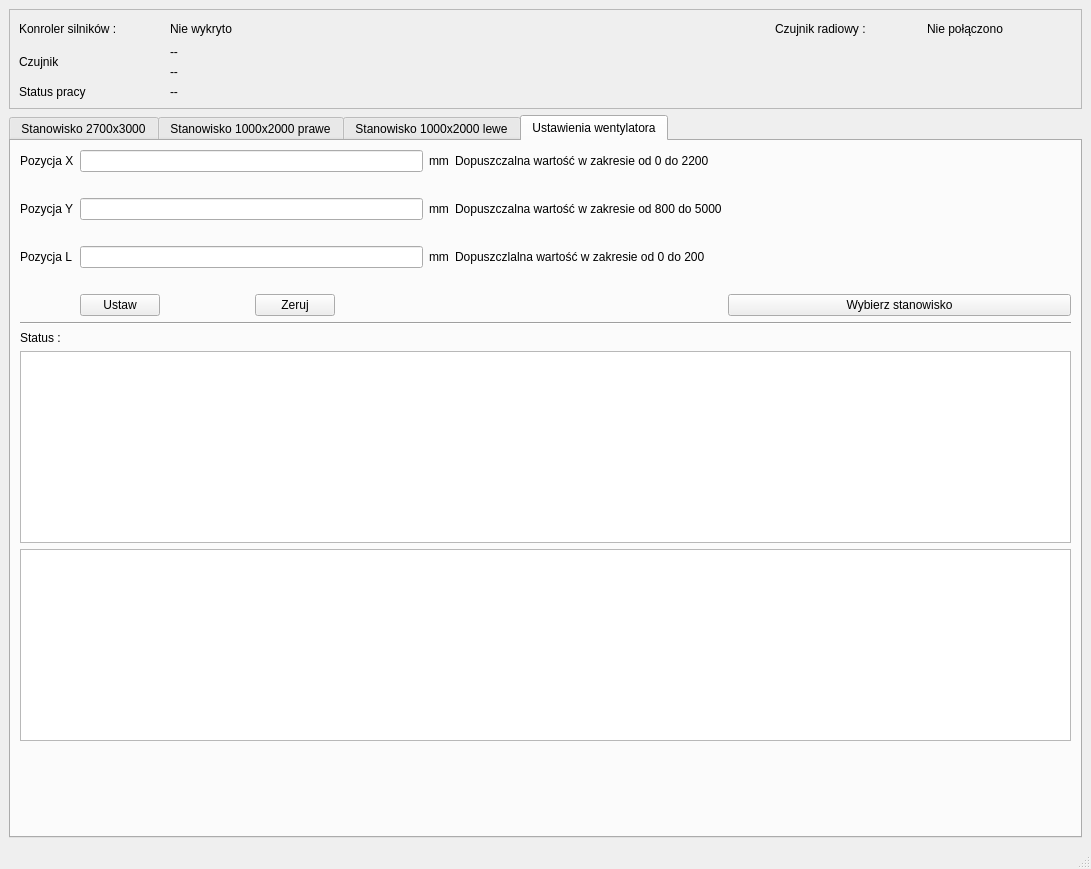
<?xml version="1.0" encoding="UTF-8"?>
<ui version="4.0">
 <class>MiernikPrzeplywu</class>
 <widget class="QMainWindow" name="MiernikPrzeplywu">
  <property name="geometry">
   <rect>
    <x>0</x>
    <y>0</y>
    <width>1091</width>
    <height>869</height>
   </rect>
  </property>
  <property name="windowTitle">
   <string>MiernikPrzeplywu</string>
  </property>
  <property name="windowIcon">
   <iconset resource="ikony.qrc">
    <normaloff>:/new/prefix1/cnbop.ico</normaloff>:/new/prefix1/cnbop.ico</iconset>
  </property>
  <widget class="QWidget" name="centralwidget">
   <layout class="QVBoxLayout" name="verticalLayout">
    <item>
     <widget class="QFrame" name="frame">
      <property name="frameShape">
       <enum>QFrame::StyledPanel</enum>
      </property>
      <property name="frameShadow">
       <enum>QFrame::Raised</enum>
      </property>
      <layout class="QGridLayout" name="gridLayout">
       <item row="1" column="0" rowspan="2">
        <widget class="QLabel" name="ecz1">
         <property name="text">
          <string>Czujnik</string>
         </property>
        </widget>
       </item>
       <item row="0" column="2">
        <widget class="QLabel" name="statusserial">
         <property name="text">
          <string/>
         </property>
        </widget>
       </item>
       <item row="3" column="1" colspan="6">
        <widget class="QLabel" name="lStatus">
         <property name="text">
          <string>--</string>
         </property>
        </widget>
       </item>
       <item row="0" column="0">
        <widget class="QLabel" name="eKontroler">
         <property name="text">
          <string>Konroler silników :</string>
         </property>
        </widget>
       </item>
       <item row="0" column="3" colspan="2">
        <spacer name="horizontalSpacer">
         <property name="orientation">
          <enum>Qt::Horizontal</enum>
         </property>
         <property name="sizeHint" stdset="0">
          <size>
           <width>40</width>
           <height>20</height>
          </size>
         </property>
        </spacer>
       </item>
       <item row="2" column="1">
        <widget class="QLabel" name="lcz1unit">
         <property name="text">
          <string>--</string>
         </property>
        </widget>
       </item>
       <item row="1" column="1">
        <widget class="QLabel" name="lcz1mv">
         <property name="text">
          <string>--</string>
         </property>
        </widget>
       </item>
       <item row="0" column="6">
        <widget class="QLabel" name="lradio">
         <property name="text">
          <string>Nie połączono</string>
         </property>
        </widget>
       </item>
       <item row="3" column="0">
        <widget class="QLabel" name="eStatus">
         <property name="text">
          <string>Status pracy</string>
         </property>
        </widget>
       </item>
       <item row="0" column="5">
        <widget class="QLabel" name="eRadio">
         <property name="text">
          <string>Czujnik radiowy :</string>
         </property>
        </widget>
       </item>
       <item row="0" column="1">
        <widget class="QLabel" name="lConneected">
         <property name="text">
          <string>Nie wykryto</string>
         </property>
        </widget>
       </item>
      </layout>
     </widget>
    </item>
    <item>
     <widget class="QTabWidget" name="tabWidget">
      <property name="currentIndex">
       <number>3</number>
      </property>
      <widget class="QWidget" name="tab_2700">
       <attribute name="title">
        <string>Stanowisko 2700x3000</string>
       </attribute>
       <layout class="QVBoxLayout" name="verticalLaoutTab2700"/>
      </widget>
      <widget class="QWidget" name="tab_1000p">
       <attribute name="title">
        <string>Stanowisko 1000x2000 prawe</string>
       </attribute>
       <layout class="QVBoxLayout" name="verticallayoutTab1000p"/>
      </widget>
      <widget class="QWidget" name="tab_1000l">
       <attribute name="title">
        <string>Stanowisko 1000x2000 lewe</string>
       </attribute>
       <layout class="QVBoxLayout" name="verticallayoutTab1000l"/>
      </widget>
      <widget class="QWidget" name="tab_fun">
       <attribute name="title">
        <string>Ustawienia wentylatora</string>
       </attribute>
       <layout class="QGridLayout" name="gridLayout_2">
        <item row="3" column="1">
         <widget class="QLabel" name="errorWentylatorY">
          <property name="text">
           <string/>
          </property>
         </widget>
        </item>
        <item row="8" column="0">
         <widget class="QLabel" name="eStatusWiatrak">
          <property name="text">
           <string>Status :</string>
          </property>
         </widget>
        </item>
        <item row="4" column="1">
         <widget class="QLineEdit" name="leL"/>
        </item>
        <item row="0" column="4">
         <spacer name="horizontalSpacer_12">
          <property name="orientation">
           <enum>Qt::Horizontal</enum>
          </property>
          <property name="sizeHint" stdset="0">
           <size>
            <width>40</width>
            <height>20</height>
           </size>
          </property>
         </spacer>
        </item>
        <item row="4" column="0">
         <widget class="QLabel" name="label">
          <property name="text">
           <string>Pozycja L</string>
          </property>
         </widget>
        </item>
        <item row="11" column="0">
         <spacer name="verticalSpacer_2">
          <property name="orientation">
           <enum>Qt::Vertical</enum>
          </property>
          <property name="sizeHint" stdset="0">
           <size>
            <width>20</width>
            <height>40</height>
           </size>
          </property>
         </spacer>
        </item>
        <item row="2" column="2">
         <widget class="QLabel" name="lmmy">
          <property name="text">
           <string>mm</string>
          </property>
         </widget>
        </item>
        <item row="1" column="1">
         <widget class="QLabel" name="errorWentylatorX">
          <property name="text">
           <string/>
          </property>
         </widget>
        </item>
        <item row="0" column="1">
         <widget class="QLineEdit" name="leX"/>
        </item>
        <item row="8" column="1">
         <widget class="QLabel" name="lStatusWiatrak">
          <property name="text">
           <string/>
          </property>
         </widget>
        </item>
        <item row="7" column="0" colspan="5">
         <widget class="Line" name="line_3">
          <property name="orientation">
           <enum>Qt::Horizontal</enum>
          </property>
         </widget>
        </item>
        <item row="2" column="1">
         <widget class="QLineEdit" name="leY"/>
        </item>
        <item row="9" column="0" colspan="5">
         <widget class="QTextEdit" name="statusWentylator"/>
        </item>
        <item row="4" column="2">
         <widget class="QLabel" name="label_2">
          <property name="text">
           <string>mm</string>
          </property>
         </widget>
        </item>
        <item row="5" column="1">
         <widget class="QLabel" name="errorWentylatorL">
          <property name="text">
           <string/>
          </property>
         </widget>
        </item>
        <item row="2" column="0">
         <widget class="QLabel" name="eY">
          <property name="text">
           <string>Pozycja Y</string>
          </property>
         </widget>
        </item>
        <item row="0" column="2">
         <widget class="QLabel" name="lmmx">
          <property name="text">
           <string>mm</string>
          </property>
         </widget>
        </item>
        <item row="10" column="0" colspan="5">
         <widget class="QTextEdit" name="debug"/>
        </item>
        <item row="0" column="0">
         <widget class="QLabel" name="eX">
          <property name="text">
           <string>Pozycja X</string>
          </property>
         </widget>
        </item>
        <item row="0" column="3">
         <widget class="QLabel" name="label_3">
          <property name="text">
           <string>Dopuszczalna wartość w zakresie od 0 do 2200</string>
          </property>
         </widget>
        </item>
        <item row="6" column="1">
         <layout class="QHBoxLayout" name="horizontalLayout">
          <item>
           <widget class="QPushButton" name="pbUstaw">
            <property name="text">
             <string>Ustaw</string>
            </property>
           </widget>
          </item>
          <item>
           <spacer name="horizontalSpacer_2">
            <property name="orientation">
             <enum>Qt::Horizontal</enum>
            </property>
            <property name="sizeHint" stdset="0">
             <size>
              <width>40</width>
              <height>20</height>
             </size>
            </property>
           </spacer>
          </item>
          <item>
           <widget class="QPushButton" name="pbZeruj">
            <property name="text">
             <string>Zeruj</string>
            </property>
           </widget>
          </item>
          <item>
           <spacer name="horizontalSpacer_3">
            <property name="orientation">
             <enum>Qt::Horizontal</enum>
            </property>
            <property name="sizeHint" stdset="0">
             <size>
              <width>40</width>
              <height>20</height>
             </size>
            </property>
           </spacer>
          </item>
         </layout>
        </item>
        <item row="2" column="3">
         <widget class="QLabel" name="label_4">
          <property name="text">
           <string>Dopuszczalna wartość w zakresie od 800 do 5000</string>
          </property>
         </widget>
        </item>
        <item row="4" column="3">
         <widget class="QLabel" name="label_5">
          <property name="text">
           <string>Dopuszczlalna wartość w zakresie od 0 do 200</string>
          </property>
         </widget>
        </item>
        <item row="6" column="4">
         <widget class="QPushButton" name="pbWybierzStanowisko">
          <property name="text">
           <string>Wybierz stanowisko</string>
          </property>
         </widget>
        </item>
       </layout>
      </widget>
     </widget>
    </item>
   </layout>
  </widget>
  <widget class="QStatusBar" name="statusbar"/>
  <action name="actionNowy">
   <property name="text">
    <string>&amp;Nowy</string>
   </property>
  </action>
  <action name="actionZamknij">
   <property name="text">
    <string>&amp;Zamknij</string>
   </property>
  </action>
  <action name="actionWyj_cie">
   <property name="text">
    <string>Wyjście</string>
   </property>
  </action>
  <action name="actionZapisz_wyniki">
   <property name="text">
    <string>&amp;Zapisz wyniki</string>
   </property>
  </action>
  <action name="actionPo_cz">
   <property name="text">
    <string>Połącz</string>
   </property>
  </action>
  <action name="actionPo_cz_2">
   <property name="text">
    <string>&amp;Połącz</string>
   </property>
  </action>
 </widget>
 <tabstops>
  <tabstop>tabWidget</tabstop>
  <tabstop>leX</tabstop>
  <tabstop>leY</tabstop>
  <tabstop>leL</tabstop>
  <tabstop>pbUstaw</tabstop>
  <tabstop>statusWentylator</tabstop>
  <tabstop>debug</tabstop>
 </tabstops>
 <resources>
  <include location="ikony.qrc"/>
 </resources>
 <connections/>
</ui>
